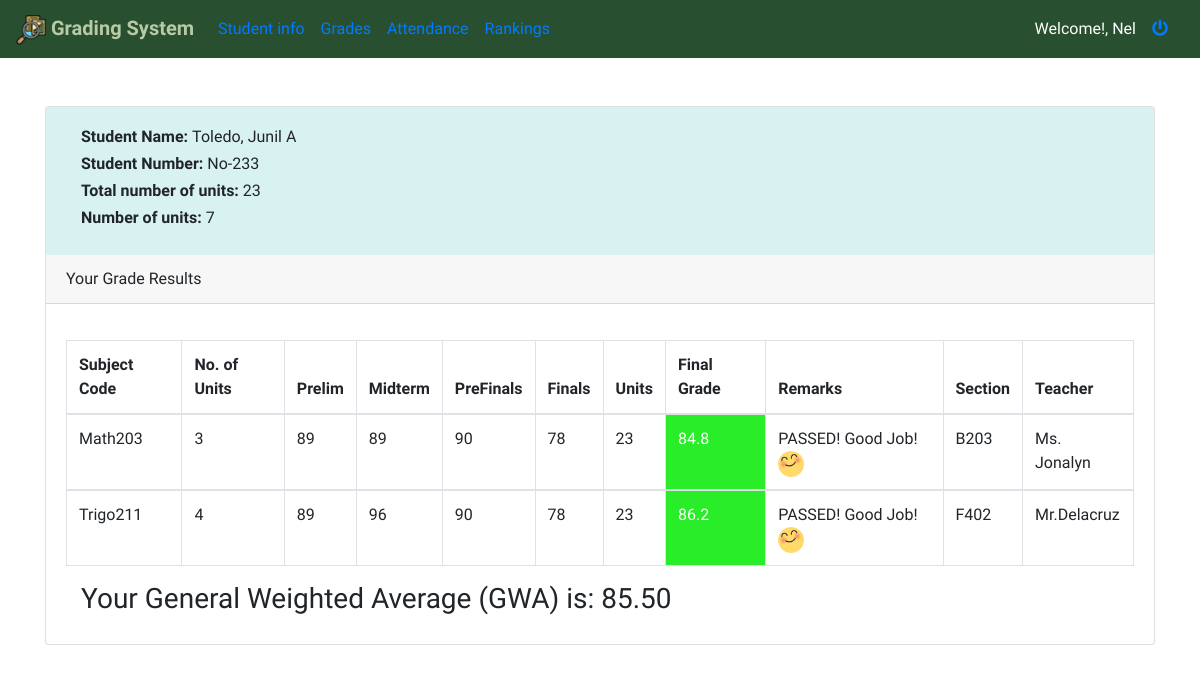
Screenshot of /Dashboard/grade.php (signed in) with the database file from the repository.
### tables this page shows
CREATE TABLE `tbl_grades` (
  `grade_id` int(11) NOT NULL,
  `prelim` varchar(255) DEFAULT NULL,
  `midterm` varchar(255) DEFAULT NULL,
  `prefinals` varchar(255) DEFAULT NULL,
  `finals` varchar(255) DEFAULT NULL,
  `subject_code` varchar(255) DEFAULT NULL,
  `section` varchar(255) DEFAULT NULL,
  `teacher` varchar(255) DEFAULT NULL,
  `subject_units` varchar(255) DEFAULT NULL,
  `student_id` int(11) NOT NULL
);

CREATE TABLE `tbl_studentinfo` (
  `student_id` int(11) NOT NULL,
  `first_name` varchar(255) DEFAULT NULL,
  `middle_name` varchar(255) DEFAULT NULL,
  `last_name` varchar(255) DEFAULT NULL,
  `student_number` varchar(255) DEFAULT NULL,
  `unit` varchar(255) DEFAULT NULL,
  `student_gwa` varchar(500) DEFAULT NULL,
  `user_name` varchar(355) DEFAULT NULL,
  `pass_word` varchar(500) DEFAULT NULL
);

### config/class/student-gradingstatus.php (called while the page is built, shortened)
<?php
	class Student_status {
	    public function fetch_student($student_no) {
	        global $db;
	        $query = $db->prepare("SELECT *,SUM(subject_units) as subject_units FROM tbl_studentinfo INNER JOIN tbl_grades ON tbl_studentinfo.student_id = tbl_grades.student_id WHERE tbl_studentinfo.user_name=? group by tbl_studentinfo.student_id");
	        $query->execute(array($student_no));
	        return $query->fetchAll();
	    }
	    public function fetch_studgrade($student_no) {
	        global $db;
	        $query = $db->prepare("SELECT * FROM tbl_grades INNER JOIN tbl_studentinfo ON tbl_grades.student_id = tbl_studentinfo.student_id WHERE tbl_studentinfo.user_name=?");
	        $query->execute(array($student_no));
	        return $query->fetchAll();
	    }
	    public function fetch_gwa($student_no) {
	        global $db;
	        $query = $db->prepare("SELECT * FROM tbl_grades INNER JOIN tbl_studentinfo ON tbl_grades.student_id = tbl_studentinfo.student_id WHERE tbl_studentinfo.user_name=?");
	        $query->execute(array($student_no));
	        $total_units = 0;
	        $total_grade = 0;
	        $prelim = .20;
	        $midterm = .20;
	        $prefinals = .20;
	        $finals = .40;
	        while ($res = $query->fetch(PDO::FETCH_ASSOC)) {
	            $total_units+= $res['unit'];
	            $final_grade = ($res['prelim'] * $prelim) + ($res['midterm'] * $midterm) + ($res['prefinals'] * $prefinals) + ($res['finals'] * $finals);
	            $total_grade+= $final_grade * $res['unit'];
	        }
	        $gwa = $total_grade / $total_units;
	        return number_format($gwa, 2);
	    }
	}
?>

### Dashboard/grade.php (the view, shortened to what this page needs)
<?php
    include_once('../config/class/student-gradingstatus.php');
 if(!isset($_SESSION['logged_in']))
    {
      header("location:../index.php");
    }else{
     $student_no = trim($_SESSION['student_no']);
     $student_stat = new Student_status($student_no);
     $student_grades = $student_stat->fetch_studgrade($student_no);
     $fetching_studentinfo = $student_stat->fetch_student($student_no);
?>
<?php include_once('../header/main-head.php');?>
<body><br><Br>
    <div class="container">
        <div class="row">
           <div class="col-12">
                <div class="card">
                    <div class="card-body" style="background-color: #d8f2f1">
                        <div class="stdinfo">
                            <div class="container">
                                <?php foreach($fetching_studentinfo as $info){
                                  $lname = htmlentities($info['last_name']);
                                  $fname = htmlentities($info['first_name']);
                                  $mname = htmlentities($info['middle_name']);
                                  $studno = htmlentities($info['student_number']);
                                  $unit = htmlentities($info['unit']);
                                  $subjectcode = htmlentities($info['subject_units']);
                                ?>
                                <h6><strong>Student Name: </strong><?php echo ucfirst($lname).", ".ucfirst($fname)." ".ucfirst($mname);?></h6>
                                <h6><strong>Student Number:</strong> <?php echo ucfirst($studno);?></h6>
                                <h6><strong>Total number of units: </strong><?php echo ucfirst($unit); ?></h6>
                                <h6><strong>Number of units: </strong><?php echo ucfirst($subjectcode); ?></h6>
                                <?php } ?>
                            </div>
                        </div>
                    </div>
                    <div class="card-header">
                        Your Grade Results
                    </div>
                    <div class="card-body">
                        <p class="card-text">
                        <div style="overflow-x:auto;">
                            <?php
                              echo '<table class="table table-bordered">';
                              echo   '<thead>
                                      <tr>
                                      <th>Subject Code</th>
                                      <th>No. of Units</th>
                                      <th>Prelim</th>
                                      <th>Midterm</th>
                                      <th>PreFinals</th>
                                      <th>Finals</th>
                                      <th>Units</th>
                                      <th>Final Grade</th>
                                      <th>Remarks</th>
                                      <th>Section</th>
                                      <th>Teacher</th>
                                      </tr>
                                  </thead>';
                                  foreach($student_grades as $grades){
                                    $pre = htmlentities($grades['prelim']);
                                    $mid =htmlentities($grades['midterm']);
                                    $pref = htmlentities($grades['prefinals']);
                                    $finals = htmlentities($grades['finals']);
                                    echo "<tbody><tr><td>".htmlentities($grades['subject_code'])."</td>";
                                    echo "<td>".htmlentities($grades['subject_units'])."</td>";
                                    if ($pre < 75){
                                      echo "<td bgcolor='#ed2f28' style='color:#fff'>".$pre."</td>";
                                    }else{
                                      echo "<td>".$pre."</td>";
                                    }
                                    if ($mid < 75){
                                      echo "<td bgcolor='#ed2f28' style='color:#fff'>".$mid."</td>";
                                    }else{
                                      echo "<td>".$mid."</td>";
                                    }
                                    if ($pref < 75){
                                      echo "<td bgcolor='#ed2f28' style='color:#fff'>".$pref."</td>";
                                    }else{
                                      echo "<td>".$pref."</td>";
                                    }
                                    if ($finals < 75 && $finals != 0){
                                      echo "<td bgcolor='#ed2f28' style='color:#fff'>".$finals."</td>";
                                    }else{
                                      echo "<td>".$finals."</td>";
                                    }
                                    echo "<td>".htmlentities($grades['unit'])."</td>";
                                    $subj_cgwa = ((htmlentities($grades['prelim']) * .20) + (htmlentities($grades['midterm'])*.20) + (htmlentities($grades['prefinals']) * .20) + (htmlentities($grades['finals']) * .40));
                                    if($subj_cgwa > 75){
                                      echo "<td bgcolor='#28ed28' style='color:#fff'>".$subj_cgwa."</td>";
                                    }else{
                                      echo "<td bgcolor='#ed2f28' style='color:#fff'>".$subj_cgwa."</td>";
                                    }
                                    if($finals == 0){
                                      $gradeneeded = (75 - $subj_cgwa)/.4;
                                      echo "<td>You need to get ".$gradeneeded." to pass the subject! </td>";
                                    }else if($finals !=0 && $subj_cgwa > 75){
                                      echo "<td>PASSED! Good Job! <img src='../images/420-4201793_yay-facebook-yay-emoji.png' width='26px' height='26px'></td>";
                                    }else if($finals !=0 && $subj_cgwa < 75){
                                      echo "<td>FAILED! See you next Sem! <img src='../images/21-215148_facebook-sad-emoji-like-png-facebook-sad-emoji.png' width='30px' height='30px'></td>";
                                    }
                                    echo "<td>".htmlentities($grades['section'])."</td><td>".htmlentities($grades['teacher'])."</td></tr>";
                                  }
                              echo '</tbody>
                                </table>';
                            ?>
                        </div>
                        <div class="gwa">
                            <div class="container">
                                <h3> Your General Weighted Average (GWA) is: <?php echo $student_stat->fetch_gwa($student_no);
                                 $query->execute(array($student_stat->fetch_gwa($student_no), $student_no))?>
                                </h3>
                            </div>
                        </div>
                    </div>
                </div>
            </div>
        </div>
    </div>
    <?php } ?>
</body>
</html>

### header/main-head.php (shortened to what this page needs)
<!doctype html>
<html lang="en">
<head>
    <link rel="stylesheet" href="https://use.fontawesome.com/releases/v5.15.2/css/all.css" />
    <link rel="stylesheet" href="https://cdn.jsdelivr.net/npm/bootstrap@4.6.0/dist/css/bootstrap.min.css">
    <link href="https://cdn.datatables.net/1.10.18/css/dataTables.bootstrap4.min.css" rel="stylesheet">
</head>
<nav class="navbar navbar-expand-lg" style="background-color: #284f2f">
    <a class="navbar-brand" href="#"><strong style="color:#b7c9a5;"><img src="../images/Research-result-examination-magnifying-inspection-256.webp" width="30px" height="30px"> Grading System</strong></a>
    <div class="collapse navbar-collapse" id="navbarSupportedContent">
        <ul class="navbar-nav mr-auto">
            <li class="nav-item active">
                <a class="nav-link" href="home.php">Student info</a>
            </li>
            <li class="nav-item active">
                <a class="nav-link" href="grade.php">Grades</a>
            </li>
            <li class="nav-item">
                <a class="nav-link" href="attendance.php">Attendance</a>
            </li>
            <li class="nav-item">
                <a class="nav-link" href="ranking.php">Rankings</a>
            </li>
        </ul>
        <ul class="form-inline my-2 my-lg-0" style="color: #fff">
            Welcome!, <?php echo ucfirst($student_no);?> <a class="nav-link" href="logout.php"> <i class="fas fa-power-off" title="Click this if you want to Sign-off"></i></a>
        </ul>
    </div>
</nav>

### header/main-head.php (style rules this page uses)
body { font-family: 'Teko', sans-serif; }

### rows the page displays
tbl_grades: student.last_name "Toledo", student.first_name "Junil", student.middle_name "A", student.student_number "No-233", student.unit "23", subjectcode "7", subject_code "Math203", subject_units "3", prelim "89", midterm "89", prefinals "90", finals "78", subj_cgwa "84.8", section "B203", teacher "Ms. Jonalyn"
tbl_grades: subject_code "Trigo211", subject_units "4", prelim "89", midterm "96", prefinals "90", finals "78", student.unit "23", subj_cgwa "86.2", section "F402", teacher "Mr.Delacruz"

### other values shown
$student_no "Nel"
$student_stat->fetch_gwa($student_no) "85.50"
